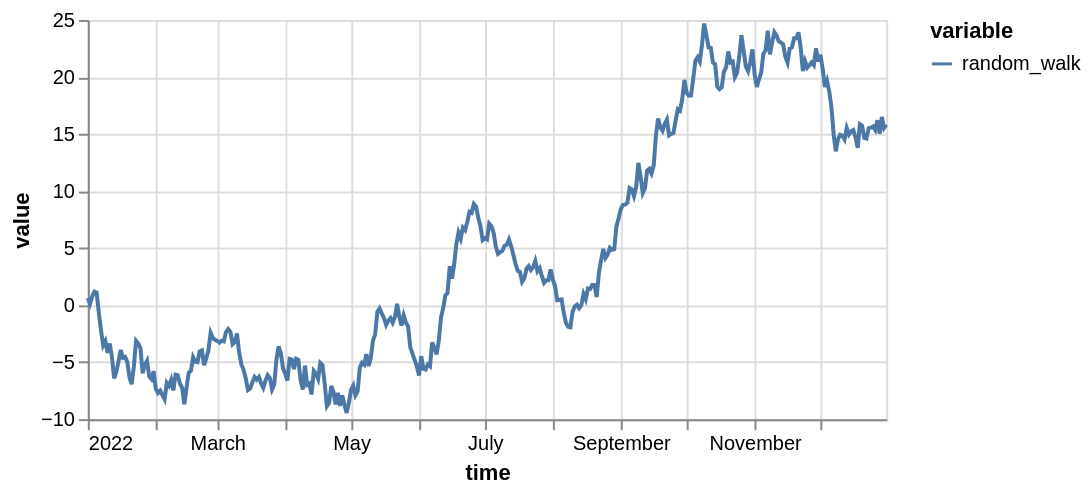

Notebook cell for this chart:
### Markdown cell above
### CSV to onTime

You can convert data from a CSV file to onTime's TimeSeries format, provided the index is time-based and correctly formatted.

### Code cell
# let's generate some sample data
ts = on.generators.random_walk().generate(start=pd.Timestamp('2022-01-01'), end=pd.Timestamp('2022-12-31'))
ts.to_dataframe().to_csv('sample_series.csv')

# load that sample data
ts = on.TimeSeries.from_csv('sample_series.csv', index_col='time')
ts.plot()

### Figure 1 — Vega specification as saved in the notebook (floating-point values rounded to 4 significant figures; data arrays with more than 128 entries replaced by an {"elided": "..."} marker saying what was removed)
{"$schema": "https://vega.github.io/schema/vega/v5.json", "data": [{"name": "source_0", "values": {"elided": "365 records"}, "transform": [{"type": "formula", "expr": "toDate(datum['time'])", "as": "time"}]}, {"name": "source_0_y_domain_value", "values": [{"min": -9.453, "max": 24.69}]}, {"name": "source_0_color_domain_variable", "values": [{"variable": "random_walk"}]}], "marks": [{"type": "group", "name": "layer_0_pathgroup", "from": {"facet": {"data": "source_0", "name": "faceted_path_layer_0_main", "groupby": ["variable"]}}, "encode": {"update": {"width": {"field": {"signal": null, "datum": null, "group": "width", "parent": null}}, "height": {"field": {"signal": null, "datum": null, "group": "height", "parent": null}}}}, "marks": [{"type": "line", "name": "layer_0_marks", "from": {"data": "faceted_path_layer_0_main"}, "sort": {"field": "x"}, "encode": {"update": {"x": {"field": "time", "scale": "x"}, "defined": {"signal": "isValid(datum[\"time\"]) && isFinite(+datum[\"time\"]) && isValid(datum[\"value\"]) && isFinite(+datum[\"value\"])"}, "y": {"field": "value", "scale": "y"}, "stroke": {"field": "variable", "scale": "color"}}}, "style": ["line"]}]}], "scales": [{"name": "x", "type": "time", "domain": {"data": "source_0", "field": "time"}, "range": [0, {"signal": "width"}]}, {"name": "y", "type": "linear", "domain": [{"signal": "(data(\"source_0_y_domain_value\")[0] || {}).min"}, {"signal": "(data(\"source_0_y_domain_value\")[0] || {}).max"}], "range": [{"signal": "height"}, 0], "nice": true, "zero": true}, {"name": "color", "type": "ordinal", "domain": {"data": "source_0_color_domain_variable", "field": "variable", "sort": true}, "range": "category"}], "axes": [{"scale": "x", "grid": true, "labels": false, "ticks": false, "aria": false, "tickCount": {"signal": "ceil(width/40)"}, "zindex": 0, "gridScale": "y", "maxExtent": 0, "domain": false, "orient": "bottom", "minExtent": 0}, {"scale": "y", "orient": "left", "gridScale": "x", "zindex": 0, "minExtent": 0, "tickCount": {"signal": "ceil(height/40)"}, "ticks": false, "labels": false, "grid": true, "domain": false, "aria": false, "maxExtent": 0}, {"scale": "x", "tickCount": {"signal": "ceil(width/40)"}, "labelFlush": true, "labelOverlap": true, "grid": false, "title": "time", "orient": "bottom", "zindex": 0}, {"scale": "y", "title": "value", "orient": "left", "zindex": 0, "grid": false, "labelOverlap": true, "tickCount": {"signal": "ceil(height/40)"}}], "style": "cell", "background": "white", "height": 200, "padding": 5, "legends": [{"stroke": "color", "symbolType": "stroke", "title": "variable"}], "width": 400}
